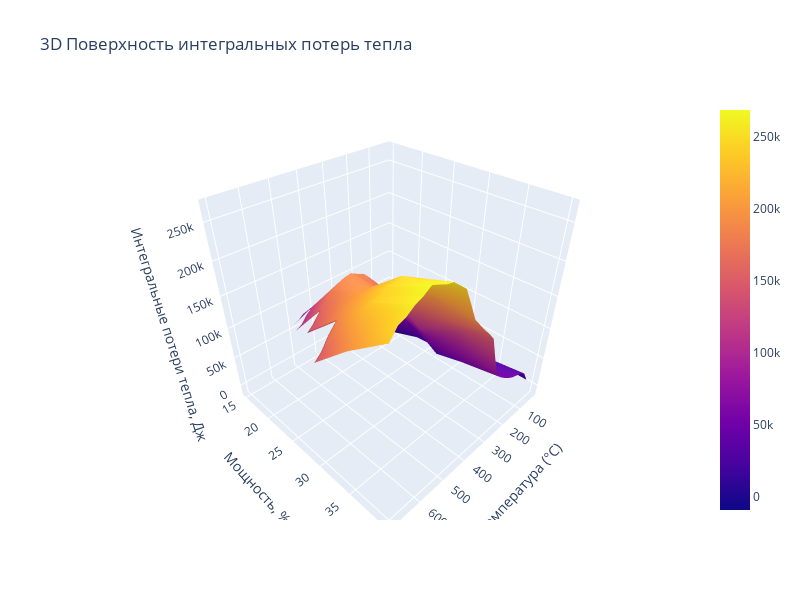

Here is the notebook cell this chart was saved with:
### Code cell
import plotly.graph_objects as go

# Предполагается, что df уже существует и содержит необходимые столбцы
# Расчет потерь тепла
df['heat_loses'] = (df['calc_t'] - df['temperature']) * df['calc_t'].apply(quartz_heat_capacity)

# Создание интервалов температуры с шагом 25 градусов
max_temp = int(df['temperature'].max())
df['temp_bins'] = pd.cut(df['temperature'], range(0, max_temp, 25), right=False)

# Группировка по 'power' и интервалам температуры, вычисление среднего значения потерь тепла
mean_heat_loses = df.groupby(['power', 'temp_bins'])['heat_loses'].mean().unstack('temp_bins')

# Извлечение данных для 3D графика
powers = mean_heat_loses.index
temperature_intervals = [interval.left for interval in mean_heat_loses.columns]
heat_loss_values = mean_heat_loses.values

# Создание 3D графика поверхности
fig = go.Figure(data=[go.Surface(
    z=heat_loss_values,
    x=temperature_intervals,
    y=powers
)])

# Настройка подписей и параметров графика
fig.update_layout(
    title='3D Поверхность интегральных потерь тепла',
    scene=dict(
        xaxis_title='Температура (°C)',
        yaxis_title='Мощность, %',
        zaxis_title='Интегральные потери тепла, Дж',
    ),
    width=800,
    height=600
)

fig.show()

### Figure 1 — Plotly figure (JSON) as saved in the notebook; plotly's stock layout.template omitted (floating-point values rounded to 4 significant figures; data arrays with more than 128 entries replaced by an {"elided": "..."} marker saying what was removed)
{"data": [{"type": "surface", "x": [0, 25, 50, 75, 100, 125, 150, 175, 200, 225, 250, 275, 300, 325, 350, 375, 400, 425, 450, 475, 500, 525, 550, 575, 600, 625, 650, 675, 700], "y": [15, 20, 25, 30, 35, 40], "z": {"elided": "6x29 float values"}}], "layout": {"height": 600, "scene": {"xaxis": {"title": {"text": "Температура (°C)"}}, "yaxis": {"title": {"text": "Мощность, %"}}, "zaxis": {"title": {"text": "Интегральные потери тепла, Дж"}}}, "title": {"text": "3D Поверхность интегральных потерь тепла"}, "width": 800}}
